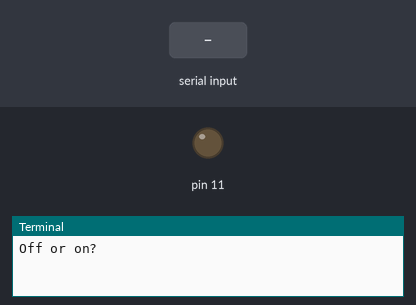
This program was run on a simulated Raspberry Pi (header pin numbers). Parts: output pins drawn as LEDs (lit = HIGH), the last lines printed to the terminal. Inputs (shaded band) come from the test bench. At 1.3 s the program stops and its outputs stay as they are.

Above: at 1.2 s.
1.3 s: "on" typed at the terminal
At 2.2 s:
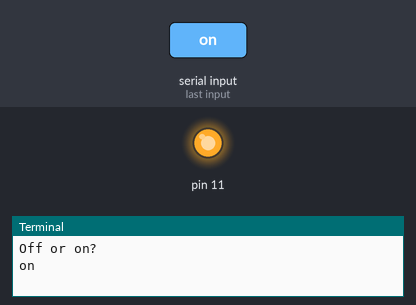
Timing chart, 0 to 2.8 s (numbered marks = the images above; inputs shaded):
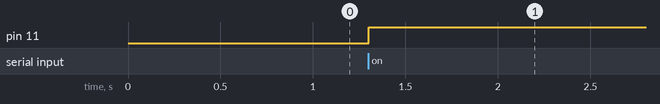

Measured:
- after the input at 1.3 s, pin 11: LOW → HIGH at once

The program:

firstled.py
```python
import RPi.GPIO as GPIO

GPIO.setmode(GPIO.BOARD)

GPIO.setup(11,GPIO.OUT)

value = ''

while value != 'off' and  value != 'on':
	value = raw_input('Off or on?').lower()

	if value == 'off':
		GPIO.output(11,False)
	elif value == 'on':
		GPIO.output(11,True)
	else:
		print 'Tell me off or on'
```
